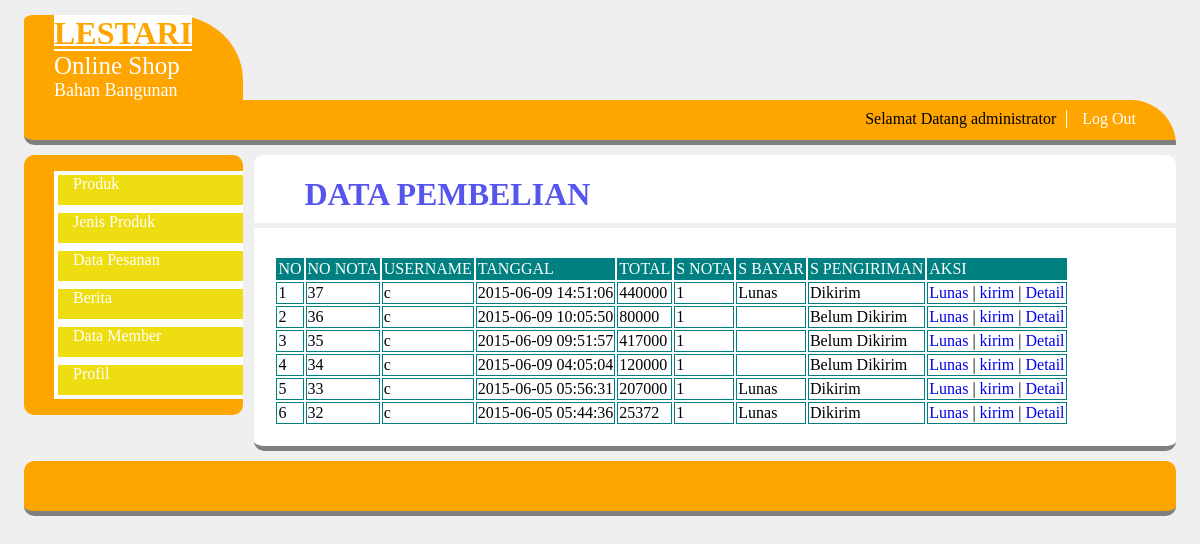
Screenshot of /master/karyawan/index.php?module=data_tran (signed in) with the database file from the repository.
### tables this page shows
CREATE TABLE IF NOT EXISTS `tb_user` (
  `USERNAME` varchar(50) NOT NULL,
  `PASSWORD` varchar(100) DEFAULT NULL,
  `NAMA` varchar(30) DEFAULT NULL,
  `TMP_LAHIR` varchar(30) DEFAULT NULL,
  `TGL_LAHIR` date DEFAULT NULL,
  `JK` char(1) DEFAULT NULL,
  `ALAMAT` varchar(50) DEFAULT NULL,
  `KOTA` varchar(20) DEFAULT NULL,
  `LEVEL` varchar(20) DEFAULT NULL
);

CREATE TABLE IF NOT EXISTS `tb_transaksi` (
`ID_T` int(11) NOT NULL,
  `USERNAME` varchar(50) DEFAULT NULL,
  `TGL_T` datetime DEFAULT NULL,
  `TOTAL_T` int(11) DEFAULT NULL,
  `STATUS` int(11) DEFAULT NULL,
  `lokasi` varchar(100) DEFAULT NULL,
  `norek` varchar(50) DEFAULT NULL,
  `an` varchar(50) DEFAULT NULL,
  `bayar` varchar(50) DEFAULT NULL,
  `status_pengiriman` varchar(20) DEFAULT NULL
);

### master/karyawan/data_transaksi.php (the view, shortened to what this page needs)
		<?php
$select=mysql_query("select * from tb_transaksi order by ID_T desc");
?>
<h1>DATA PEMBELIAN</h1>
<hr size="5" color="#eee">
<table>
	<tr>
		<td class="htable">NO</td>
		<td class="htable" >NO NOTA</td>
		<td class="htable" >USERNAME</td>
		<td class="htable" >TANGGAL</td>
		<td class="htable" >TOTAL</td>
		<td class="htable" >S NOTA</td>
		<td class="htable" >S BAYAR</td>
		<td class="htable" >S PENGIRIMAN</td>
		<td class="htable" >AKSI</td>
	</tr>
	<?php
	$no=1;
	while ($data=mysql_fetch_array($select)){
	?>
	<tr>
		<td class="stable" ><?php echo $no?></td>
		<td class="stable" ><?php echo $data['ID_T']?></td>
		<td class="stable" ><?php echo $data['USERNAME']?></td>
		<td class="stable" ><?php echo $data['TGL_T']?></td>
		<td class="stable" ><?php echo $data['TOTAL_T']?></td>
		<td class="stable" ><?php echo $data['STATUS']?></td>
		<td class="stable" ><?php echo $data['bayar']?></td>
		<td class="stable" ><?php echo $data['status_pengiriman']?></td>
		<td class="stable" ><a href="?module=data_tran&act=bayar&id=<?php echo $data["ID_T"];?>" >Lunas</a> |
							<a href="?module=data_tran&act=kirim&id=<?php echo $data["ID_T"];?>" >kirim</a> |
							<a href="?module=detail&id=<?php echo $data["ID_T"];?>" >Detail</a></td>
	</tr>
	<?php
	$no++;
	}
	?>
</table>

### master/nav.php (shortened to what this page needs)
<?php
	$id=$_SESSION ['username'];
	$select_user=mysql_query("select * from tb_user where USERNAME='$id'");
	$data_user=mysql_fetch_array($select_user);
?>
<ul>
	<li>Selamat Datang <?php echo $data_user['NAMA'];?></li>
	<li><a href="../logout.php">Log Out</a></li>
</ul>

### css/style.css (style rules this page uses)
body { background: #efefef; width: 96%; height:auto; margin:auto; }
h1 { padding-left: 50px; color:#5555ee; margin-bottom:10px; }
#menu ul { float:right; list-style:none; margin:15px; font-family:verdana; }
#menu ul li { margin-right:10px; margin-top:-5px; float:left; }
#menu ul li a { display:block; text-decoration:none; font-size:16px; color:white; padding:0 15px; border-left:1px solid white; }
table { padding: 20px; }
a { text-decoration: none; }
.stable { border: 1px solid teal; }
.htable { border: 1px solid teal; background: teal; color: white; }

### rows the page displays
tb_user: NAMA "administrator"
tb_transaksi: ID_T "37", USERNAME "c", TGL_T "2015-06-09 14:51:06", TOTAL_T "440000", STATUS "1", bayar "Lunas", status_pengiriman "Dikirim"
tb_transaksi: ID_T "36", USERNAME "c", TGL_T "2015-06-09 10:05:50", TOTAL_T "80000", STATUS "1", status_pengiriman "Belum Dikirim"
tb_transaksi: ID_T "35", USERNAME "c", TGL_T "2015-06-09 09:51:57", TOTAL_T "417000", STATUS "1", status_pengiriman "Belum Dikirim"
tb_transaksi: ID_T "34", USERNAME "c", TGL_T "2015-06-09 04:05:04", TOTAL_T "120000", STATUS "1", status_pengiriman "Belum Dikirim"
tb_transaksi: ID_T "33", USERNAME "c", TGL_T "2015-06-05 05:56:31", TOTAL_T "207000", STATUS "1", bayar "Lunas", status_pengiriman "Dikirim"
tb_transaksi: ID_T "32", USERNAME "c", TGL_T "2015-06-05 05:44:36", TOTAL_T "25372", STATUS "1", bayar "Lunas", status_pengiriman "Dikirim"
